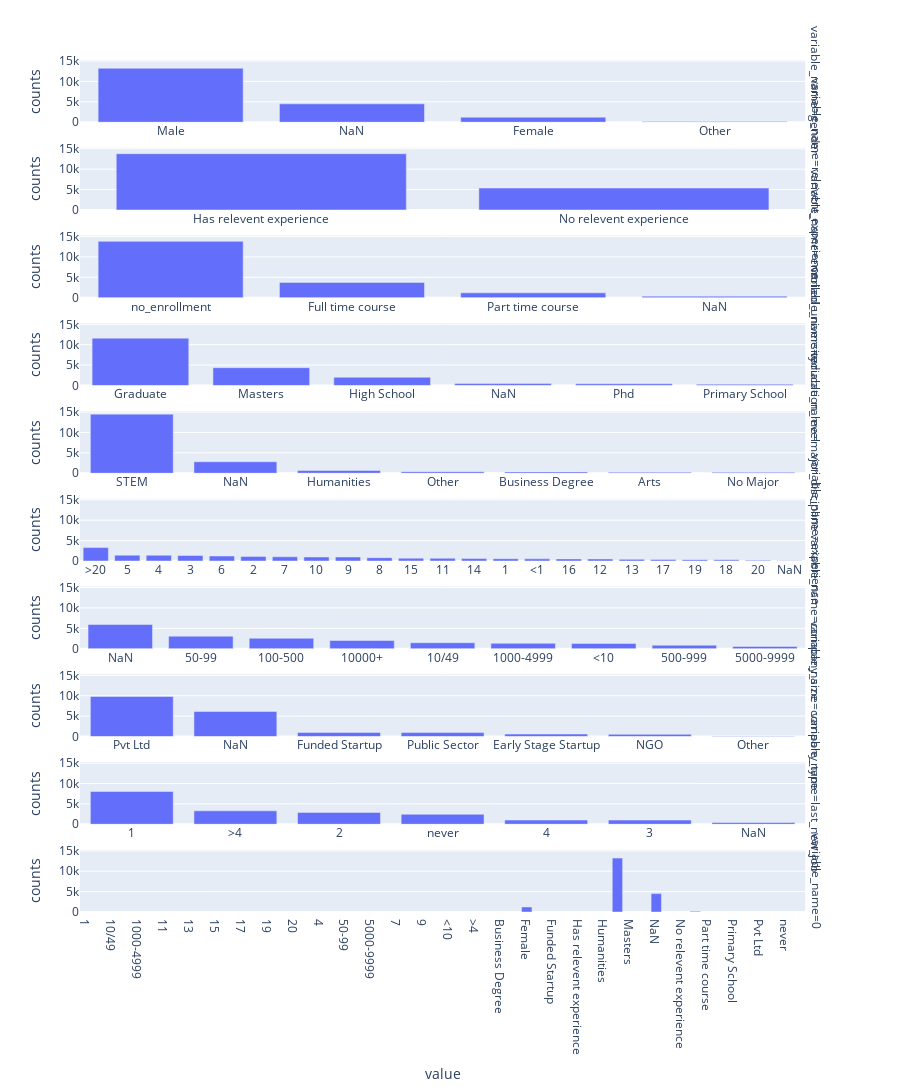

Notebook source saved alongside this figure:
### Code cell
fig = px.bar(counts_df, x='value', y='counts', facet_row='variable_name', height=3000)
fig.update_xaxes(matches=None)
fig.for_each_xaxis(lambda xaxis: xaxis.update(showticklabels=True))
fig.show()

### Figure 1 — Plotly figure (JSON) as saved in the notebook; plotly's stock layout.template omitted (floating-point values rounded to 4 significant figures)
{"data": [{"alignmentgroup": "True", "hovertemplate": "variable_name=gender<br>value=%{x}<br>counts=%{y}<extra></extra>", "legendgroup": "", "marker": {"color": "#636efa", "pattern": {"shape": ""}}, "name": "", "offsetgroup": "", "orientation": "v", "showlegend": false, "textposition": "auto", "type": "bar", "x": ["Male", "NaN", "Female", "Other"], "xaxis": "x10", "y": [13221, 4508, 1238, 191], "yaxis": "y10"}, {"alignmentgroup": "True", "hovertemplate": "variable_name=relevent_experience<br>value=%{x}<br>counts=%{y}<extra></extra>", "legendgroup": "", "marker": {"color": "#636efa", "pattern": {"shape": ""}}, "name": "", "offsetgroup": "", "orientation": "v", "showlegend": false, "textposition": "auto", "type": "bar", "x": ["Has relevent experience", "No relevent experience"], "xaxis": "x9", "y": [13792, 5366], "yaxis": "y9"}, {"alignmentgroup": "True", "hovertemplate": "variable_name=enrolled_university<br>value=%{x}<br>counts=%{y}<extra></extra>", "legendgroup": "", "marker": {"color": "#636efa", "pattern": {"shape": ""}}, "name": "", "offsetgroup": "", "orientation": "v", "showlegend": false, "textposition": "auto", "type": "bar", "x": ["no_enrollment", "Full time course", "Part time course", "NaN"], "xaxis": "x8", "y": [13817, 3757, 1198, 386], "yaxis": "y8"}, {"alignmentgroup": "True", "hovertemplate": "variable_name=education_level<br>value=%{x}<br>counts=%{y}<extra></extra>", "legendgroup": "", "marker": {"color": "#636efa", "pattern": {"shape": ""}}, "name": "", "offsetgroup": "", "orientation": "v", "showlegend": false, "textposition": "auto", "type": "bar", "x": ["Graduate", "Masters", "High School", "NaN", "Phd", "Primary School"], "xaxis": "x7", "y": [11598, 4361, 2017, 460, 414, 308], "yaxis": "y7"}, {"alignmentgroup": "True", "hovertemplate": "variable_name=major_discipline<br>value=%{x}<br>counts=%{y}<extra></extra>", "legendgroup": "", "marker": {"color": "#636efa", "pattern": {"shape": ""}}, "name": "", "offsetgroup": "", "orientation": "v", "showlegend": false, "textposition": "auto", "type": "bar", "x": ["STEM", "NaN", "Humanities", "Other", "Business Degree", "Arts", "No Major"], "xaxis": "x6", "y": [14492, 2813, 669, 381, 327, 253, 223], "yaxis": "y6"}, {"alignmentgroup": "True", "hovertemplate": "variable_name=experience<br>value=%{x}<br>counts=%{y}<extra></extra>", "legendgroup": "", "marker": {"color": "#636efa", "pattern": {"shape": ""}}, "name": "", "offsetgroup": "", "orientation": "v", "showlegend": false, "textposition": "auto", "type": "bar", "x": [">20", "5", "4", "3", "6", "2", "7", "10", "9", "8", "15", "11", "14", "1", "<1", "16", "12", "13", "17", "19", "18", "20", "NaN"], "xaxis": "x5", "y": [3286, 1430, 1403, 1354, 1216, 1127, 1028, 985, 980, 802, 686, 664, 586, 549, 522, 508, 494, 399, 342, 304, 280, 148, 65], "yaxis": "y5"}, {"alignmentgroup": "True", "hovertemplate": "variable_name=company_size<br>value=%{x}<br>counts=%{y}<extra></extra>", "legendgroup": "", "marker": {"color": "#636efa", "pattern": {"shape": ""}}, "name": "", "offsetgroup": "", "orientation": "v", "showlegend": false, "textposition": "auto", "type": "bar", "x": ["NaN", "50-99", "100-500", "10000+", "10/49", "1000-4999", "<10", "500-999", "5000-9999"], "xaxis": "x4", "y": [5938, 3083, 2571, 2019, 1471, 1328, 1308, 877, 563], "yaxis": "y4"}, {"alignmentgroup": "True", "hovertemplate": "variable_name=company_type<br>value=%{x}<br>counts=%{y}<extra></extra>", "legendgroup": "", "marker": {"color": "#636efa", "pattern": {"shape": ""}}, "name": "", "offsetgroup": "", "orientation": "v", "showlegend": false, "textposition": "auto", "type": "bar", "x": ["Pvt Ltd", "NaN", "Funded Startup", "Public Sector", "Early Stage Startup", "NGO", "Other"], "xaxis": "x3", "y": [9817, 6140, 1001, 955, 603, 521, 121], "yaxis": "y3"}, {"alignmentgroup": "True", "hovertemplate": "variable_name=last_new_job<br>value=%{x}<br>counts=%{y}<extra></extra>", "legendgroup": "", "marker": {"color": "#636efa", "pattern": {"shape": ""}}, "name": "", "offsetgroup": "", "orientation": "v", "showlegend": false, "textposition": "auto", "type": "bar", "x": ["1", ">4", "2", "never", "4", "3", "NaN"], "xaxis": "x2", "y": [8040, 3290, 2900, 2452, 1029, 1024, 423], "yaxis": "y2"}, {"alignmentgroup": "True", "hovertemplate": "variable_name=0<br>value=%{x}<br>counts=%{y}<extra></extra>", "legendgroup": "", "marker": {"color": "#636efa", "pattern": {"shape": ""}}, "name": "", "offsetgroup": "", "orientation": "v", "showlegend": false, "textposition": "auto", "type": "bar", "x": ["1", "10", "10/49", "100-500", "1000-4999", "10000+", "11", "12", "13", "14", "15", "16", "17", "18", "19", "2", "20", "3", "4", "5", "50-99", "500-999", "5000-9999", "6", "7", "8", "9", "<1", "<10", ">20", ">4", "Arts", "Business Degree", "Early Stage Startup", "Female", "Full time course", "Funded Startup", "Graduate", "Has relevent experience", "High School", "Humanities", "Male", "Masters", "NGO", "NaN", "No Major", "No relevent experience", "Other", "Part time course", "Phd", "Primary School", "Public Sector", "Pvt Ltd", "STEM", "never", "no_enrollment"], "xaxis": "x", "y": [null, null, null, null, null, null, null, null, null, null, null, null, null, null, null, null, null, null, null, null, null, null, null, null, null, null, null, null, null, null, null, null, null, null, 1238, null, null, null, null, null, null, 13221, null, null, 4508, null, null, 191, null, null, null, null, null, null, null, null], "yaxis": "y"}], "layout": {"annotations": [{"font": {}, "showarrow": false, "text": "variable_name=0", "textangle": 90, "x": 0.98, "xanchor": "left", "xref": "paper", "y": 0.0365, "yanchor": "middle", "yref": "paper"}, {"font": {}, "showarrow": false, "text": "variable_name=last_new_job", "textangle": 90, "x": 0.98, "xanchor": "left", "xref": "paper", "y": 0.1395, "yanchor": "middle", "yref": "paper"}, {"font": {}, "showarrow": false, "text": "variable_name=company_type", "textangle": 90, "x": 0.98, "xanchor": "left", "xref": "paper", "y": 0.2425, "yanchor": "middle", "yref": "paper"}, {"font": {}, "showarrow": false, "text": "variable_name=company_size", "textangle": 90, "x": 0.98, "xanchor": "left", "xref": "paper", "y": 0.3455, "yanchor": "middle", "yref": "paper"}, {"font": {}, "showarrow": false, "text": "variable_name=experience", "textangle": 90, "x": 0.98, "xanchor": "left", "xref": "paper", "y": 0.4485, "yanchor": "middle", "yref": "paper"}, {"font": {}, "showarrow": false, "text": "variable_name=major_discipline", "textangle": 90, "x": 0.98, "xanchor": "left", "xref": "paper", "y": 0.5515, "yanchor": "middle", "yref": "paper"}, {"font": {}, "showarrow": false, "text": "variable_name=education_level", "textangle": 90, "x": 0.98, "xanchor": "left", "xref": "paper", "y": 0.6545, "yanchor": "middle", "yref": "paper"}, {"font": {}, "showarrow": false, "text": "variable_name=enrolled_university", "textangle": 90, "x": 0.98, "xanchor": "left", "xref": "paper", "y": 0.7575, "yanchor": "middle", "yref": "paper"}, {"font": {}, "showarrow": false, "text": "variable_name=relevent_experience", "textangle": 90, "x": 0.98, "xanchor": "left", "xref": "paper", "y": 0.8605, "yanchor": "middle", "yref": "paper"}, {"font": {}, "showarrow": false, "text": "variable_name=gender", "textangle": 90, "x": 0.98, "xanchor": "left", "xref": "paper", "y": 0.9635, "yanchor": "middle", "yref": "paper"}], "barmode": "relative", "height": 3000, "legend": {"tracegroupgap": 0}, "margin": {"t": 60}, "xaxis": {"anchor": "y", "domain": [0, 0.98], "showticklabels": true, "title": {"text": "value"}}, "xaxis10": {"anchor": "y10", "domain": [0, 0.98], "showticklabels": true}, "xaxis2": {"anchor": "y2", "domain": [0, 0.98], "showticklabels": true}, "xaxis3": {"anchor": "y3", "domain": [0, 0.98], "showticklabels": true}, "xaxis4": {"anchor": "y4", "domain": [0, 0.98], "showticklabels": true}, "xaxis5": {"anchor": "y5", "domain": [0, 0.98], "showticklabels": true}, "xaxis6": {"anchor": "y6", "domain": [0, 0.98], "showticklabels": true}, "xaxis7": {"anchor": "y7", "domain": [0, 0.98], "showticklabels": true}, "xaxis8": {"anchor": "y8", "domain": [0, 0.98], "showticklabels": true}, "xaxis9": {"anchor": "y9", "domain": [0, 0.98], "showticklabels": true}, "yaxis": {"anchor": "x", "domain": [0, 0.073], "title": {"text": "counts"}}, "yaxis10": {"anchor": "x10", "domain": [0.927, 1.0], "matches": "y", "title": {"text": "counts"}}, "yaxis2": {"anchor": "x2", "domain": [0.103, 0.176], "matches": "y", "title": {"text": "counts"}}, "yaxis3": {"anchor": "x3", "domain": [0.206, 0.279], "matches": "y", "title": {"text": "counts"}}, "yaxis4": {"anchor": "x4", "domain": [0.309, 0.382], "matches": "y", "title": {"text": "counts"}}, "yaxis5": {"anchor": "x5", "domain": [0.412, 0.485], "matches": "y", "title": {"text": "counts"}}, "yaxis6": {"anchor": "x6", "domain": [0.515, 0.588], "matches": "y", "title": {"text": "counts"}}, "yaxis7": {"anchor": "x7", "domain": [0.618, 0.691], "matches": "y", "title": {"text": "counts"}}, "yaxis8": {"anchor": "x8", "domain": [0.721, 0.794], "matches": "y", "title": {"text": "counts"}}, "yaxis9": {"anchor": "x9", "domain": [0.824, 0.897], "matches": "y", "title": {"text": "counts"}}}}
